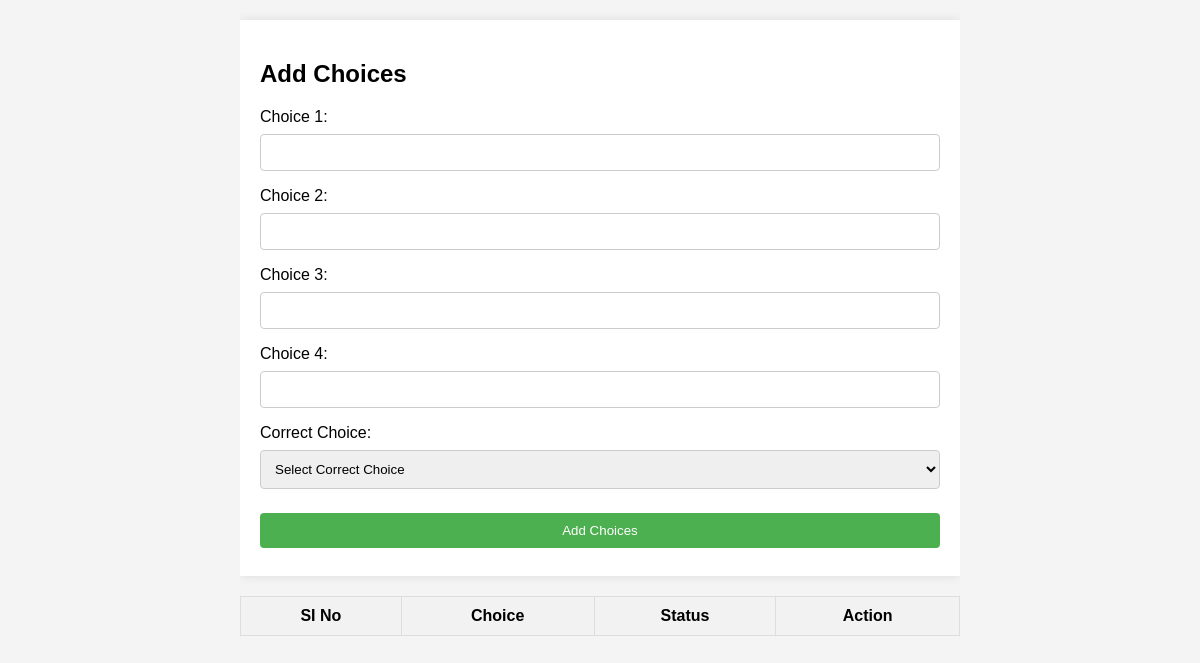
Before: /Project/Tutor/AddChoice.php?choice_id=3 with the older database file.
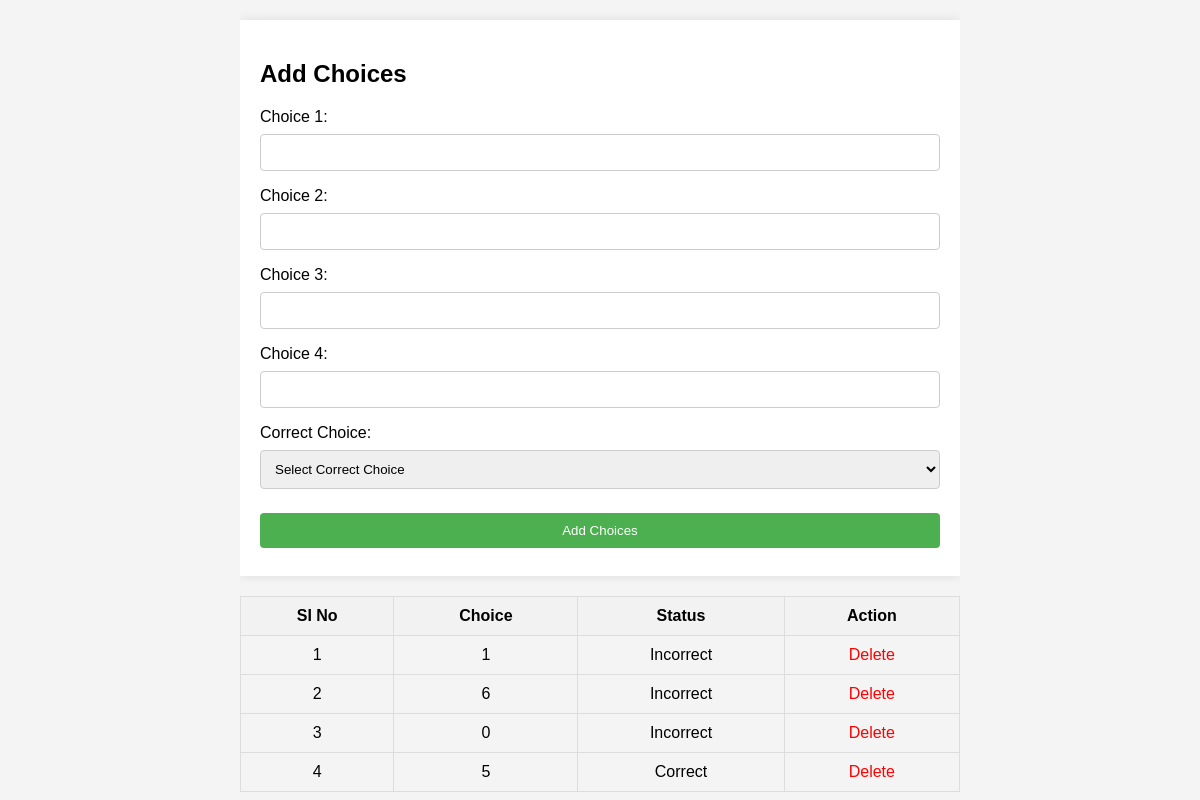
After: the same page with the newer database file.
### tables this page shows
CREATE TABLE `tbl_choice` (
  `choice_id` int(11) NOT NULL,
  `choice_content` varchar(200) NOT NULL,
  `question_id` int(11) NOT NULL,
  `choice_status` int(11) NOT NULL DEFAULT 0
);

### Project/Tutor/AddChoice.php (the view, shortened to what this page needs)
<?php
include('../Assests/connection/connection.php');
?>
<!DOCTYPE html>
<html lang="en">
<head>
</head>
<body>
<div class="container">
    <form id="main-form" method="post" action="">
        <h2>Add Choices</h2>
        <label for="choice1">Choice 1:</label>
        <input type="text" name="choices[]" id="choice1" required />
        <label for="choice2">Choice 2:</label>
        <input type="text" name="choices[]" id="choice2" required />
        <label for="choice3">Choice 3:</label>
        <input type="text" name="choices[]" id="choice3" required />
        <label for="choice4">Choice 4:</label>
        <input type="text" name="choices[]" id="choice4" required />
        <label for="correct_choice">Correct Choice:</label>
        <select name="correct_choice" id="correct_choice" required>
            <option value="">Select Correct Choice</option>
        </select>
        <input type="submit" name="btnsubmit" id="btnsubmit" value="Add Choices" />
    </form>
    <table>
        <tr>
            <th>SI No</th>
            <th>Choice</th>
            <th>Status</th>
            <th>Action</th>
        </tr>
        <?php
            $selQry = "SELECT * FROM tbl_choice WHERE question_id='".$_GET['choice_id']."'";
            $result = $con->query($selQry);
            $i = 0;
            while ($data = $result->fetch_assoc()) {
                $i++;
        ?>
        <tr>
            <td><?php echo $i; ?></td>
            <td><?php echo $data["choice_content"]; ?></td>
            <td><?php echo ($data["choice_status"] == 1) ? "Correct" : "Incorrect"; ?></td>
            <td>
                <a href="AddChoice.php?delID=<?php echo $data["choice_id"]; ?>" class="delete-btn">Delete</a>
            </td>
        </tr>
        <?php
            }
        ?>
    </table>
</div>
</body>
</html>

### Project/Tutor/AddChoice.php (style rules this page uses)
body { font-family: Arial, sans-serif; background-color: #f4f4f4; margin: 0; padding: 0; }
.container { width: 60%; margin: auto; overflow: hidden; }
#main-form { background: #fff; padding: 20px; margin-top: 20px; box-shadow: 0 0 10px rgba(0,0,0,0.1); }
table { width: 100%; margin-top: 20px; border-collapse: collapse; }
table, th, td { border: 1px solid #ddd; }
th, td { padding: 10px; text-align: center; }
th { background-color: #f2f2f2; }
select, input[type="text"], input[type="radio"] { width: 100%; padding: 10px; margin-top: 8px; margin-bottom: 16px; display: inline-block; border: 1px solid #ccc; border-radius: 4px; box-sizing: border-box; }
input[type="submit"] { width: 100%; background-color: #4CAF50; color: white; padding: 10px 15px; margin: 8px 0; border: none; border-radius: 4px; cursor: pointer; }
.delete-btn { color: red; text-decoration: none; }

Changed rows visible on the page:
added tbl_choice: choice_content "1", choice_status "Incorrect"
added tbl_choice: choice_content "6", choice_status "Incorrect"
added tbl_choice: choice_content "0", choice_status "Incorrect"
added tbl_choice: choice_content "5", choice_status "Correct"
